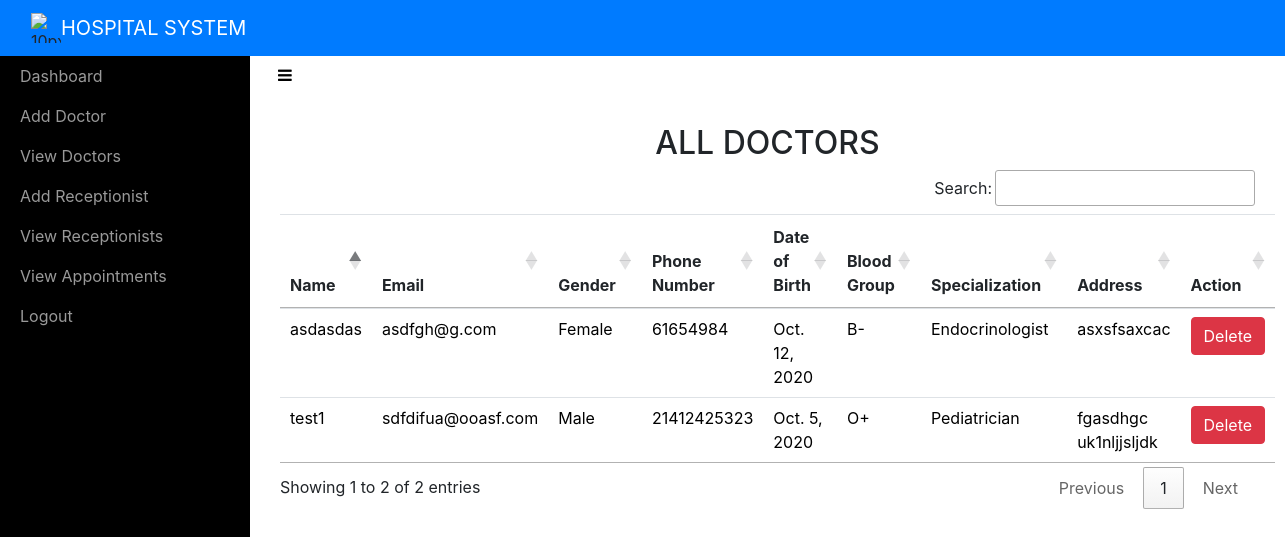
The page /adminviewDoctor/ (signed in) on the database its author committed.
### sitehandler/models.py (models this page shows, shortened)
class Doctor(models.Model):
	name = models.CharField(max_length=50)
	email = models.EmailField(unique=True)
	password = models.CharField(max_length=16)
	gender = models.CharField(max_length=10)
	phonenumber = models.CharField(max_length=10)
	address = models.CharField(max_length=100)
	birthdate = models.DateField()
	bloodgroup = models.CharField(max_length=5)
	specialization = models.CharField(max_length=50)

### sitehandler/views.py (the view)
# urls.py: path('adminviewDoctor/',adminviewDoctor,name='adminviewDoctor'),
def adminviewDoctor(request):
	if not request.user.is_staff:
		return redirect('login_admin')
	doc = Doctor.objects.all()
	d = { 'doc' : doc }
	return render(request,'adminviewDoctors.html',d)

### sitehandler/templates/adminviewDoctors.html (shortened to what this page needs)
<!DOCTYPE html>
<html>
<head>
    {% include 'include.html' %}
    {% load static %}
    <link rel="stylesheet" type="text/css" href="https://cdn.datatables.net/1.10.21/css/jquery.dataTables.min.css">
    <link rel="stylesheet" type="text/css" href="https://cdn.datatables.net/buttons/1.6.2/css/buttons.dataTables.min.css">
</head>
<body>
    {% include 'adminnav.html' %}
    <div id="wrapper">
        {% include 'admin_include.html'%}
        <div class="page-content-wrapper">
            <div class="container-fluid"><a class="btn btn-link" role="button" id="menu-toggle" href="#menu-toggle"><i class="fa fa-bars" style="color: black;"></i></a>
                <h2 class="text-center">ALL DOCTORS</h2>
                <section id="team" class="pb-5">
                    <div class="container">
                       <table class="table" id="example">
                            <thead>
                                <tr>
                                    <th>Name</th>
                                    <th>Email</th>
                                    <th>Gender</th>
                                    <th>Phone Number</th>
                                    <th>Date of Birth</th>
                                    <th>Blood Group</th>
                                    <th>Specialization</th>
                                    <th>Address</th>
                                    <th>Action</th>
                                </tr>
                            </thead>
                            <tbody>
                                {% for i in doc %}
                                <tr style="color: black;">
                                    <td>{{ i.name }}</td>
                                    <td>{{ i.email }}</td>
                                    <td>{{ i.gender }}</td>
                                    <td>{{ i.phonenumber }}</td>
                                    <td>{{ i.birthdate }}</td>
                                    <td>{{ i.bloodgroup }}</td>
                                    <td>{{ i.specialization }}</td>
                                    <td>{{ i.address }}</td>
                                    <td><a href="{% url 'admin_delete_doctor' i.id i.email %}" onclick="return confirm('Are you sure you want to delete?')" class="btn btn-danger">Delete</a></td>
                                </tr>
                                {% endfor %}
                            </tbody>
                        </table>
                    </div>
                </section>
            </div>
        </div>
    </div>
</body>
</html>

### sitehandler/static/css/Sidebar-Menu-1.css (style rules this page uses)
body { overflow-x: hidden; }
#wrapper { padding-left: 0; -webkit-transition: all 0.5s ease; -moz-transition: all 0.5s ease; -o-transition: all 0.5s ease; transition: all 0.5s ease; }
@media (min-width:768px) { #wrapper { padding-left: 250px; } }

### sitehandler/static/css/Sidebar-Menu.css (style rules this page uses)
#wrapper { padding-left: 0; -webkit-transition: all 0.5s ease; -moz-transition: all 0.5s ease; -o-transition: all 0.5s ease; transition: all 0.5s ease; }
@media (min-width:768px) { #wrapper { padding-left: 250px; } }

### sitehandler/static/css/styles.css (style rules this page uses)
.text-center { margin-top: 30px; }

### rows shown on the page
Doctor: name "test1", email "sdfdifua@ooasf.com", gender "Male", phonenumber "21412425323", birthdate "Oct. 5, 2020", bloodgroup "O+", specialization "Pediatrician", address "fgasdhgc uk1nljjsljdk"
Doctor: name "asdasdas", email "asdfgh@g.com", gender "Female", phonenumber "61654984", birthdate "Oct. 12, 2020", bloodgroup "B-", specialization "Endocrinologist", address "asxsfsaxcac"
